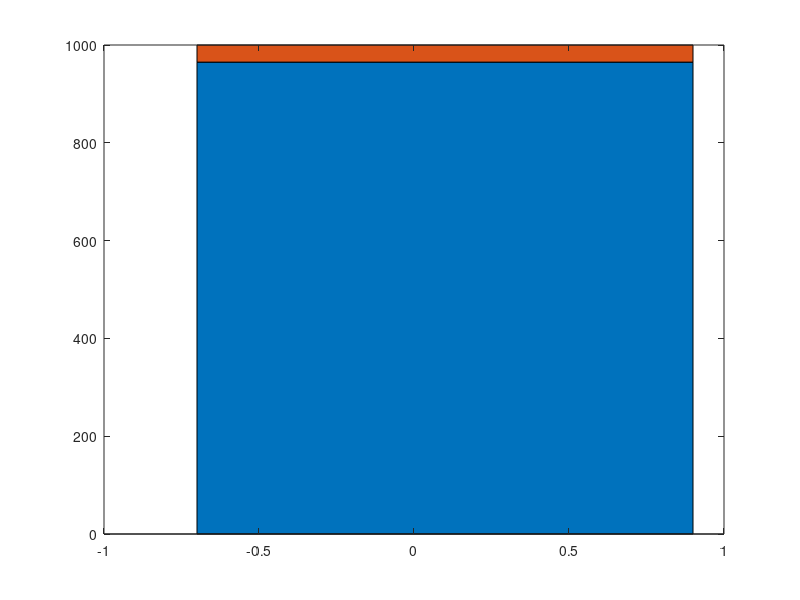

Here is the MATLAB script that generated this plot: (Note: this script raises an error after producing the figure.)
%%CO02 Gareth Everton

tic %Start MATLAB timer

%Exercise 4: Nulcear Decay

function [x, y, z] = evaluateDecayEvent(t, aX, aY, x0)
    x = x0 * exp(-aX * t);
    if aX == aY
        y = x0 * aY * t * exp(-aY * t);
    else
        y = x0 * aX * ((exp(-aX * t) - exp(-aY * t)) / (aY - aX));
    end
    z = x0 - x- y;
end

function [t, x, y, z]  = executeNuclearDecay(tF, dt, tX, tY, x0)
    aX = log(2)/tX;
    aY = log(2)/tY;
    count = ceil(tF/dt) + 1;
    t = zeros(1,count);
    x = zeros(1,count);
    y = zeros(1,count);
    z = zeros(1,count);
    x(1) = x0;
    for i = 1 : count
        [x(i+1), y(i+1), z(i+1)] = evaluateDecayEvent(i * dt, aX, aY, x0);
        t(i+1) = i * dt;
    end
end

function [x, y, z] = nuclearDecayStep(x, y, z, dt, ax, ay)
    px = 1 - exp(-ax * dt);
    py = 1 - exp(-ay * dt);
    dx = 0;
    dy = 0;
    for i = 1 : x
        if px > rand()
            dx = dx + 1;
        end
    end
    for j = 1 : y
        if py > rand()
            dy = dy + 1;
        end
    end
    z = z + dy;
    y = y + dx - dy;
    x = x - dx;
end


%Start of Main block 

fileID = fopen('GE_CO02_Output.csv', 'w'); %open File for data output

%HALF_LIFE_X = input("Half life of element X (Years): ");
%HALF_LIFE_Y = input("Half life of element Y (Years): ");

HALF_LIFE_X = 2;
HALF_LIFE_Y = 16;

[t, x, y, z] = executeNuclearDecay(50, 1, HALF_LIFE_X, HALF_LIFE_Y, 1000); %Run the first nuclear decay with analytical solutions

%Output Data to file
fprintf(fileID, '%s', ["t, x, y, z",newline]);
for i = 1 : length(t)
    fprintf(fileID, '%s', [num2str(t(i)), ', ', num2str(x(i), 3), ', ', num2str(y(i), 3), ', ', num2str(z(i), 3), newline]);
end


%Plot X,Y,Z on a graph to visualise data for the analytical solution
plot(t, x, 'b-');
hold on;
plot(t, y, 'r-');
plot(t, z, 'g-');
hold off;

pause(10);
%Now for the animation / time step probabilistic approach


%Initialise variables
ax = log(2) / HALF_LIFE_X;
ay = log(2) / HALF_LIFE_Y;
STEP = 0.1;
N = 50;
x = 1000;
y = 0;
z = 0;

%And execute loop N / step times, in this case 500 times
for i = 1 : N / STEP
    [x, y, z] = nuclearDecayStep(x, y, z, STEP, ax, ay); %Run the decay probabilites on current population values;

    %plot on a graph
    bar(i * STEP, [x, y, z], "stacked");

    xleg = "X: " + num2str(x);
    yleg = "Y: " + num2str(y);
    zleg = "Z: " + num2str(z);
    legend(xleg, yleg, zleg);

    %Add the pause to control animation speed
    pause(0.05);
end


fclose(fileID);

timeVal = toc;
disp(["Time Elapsed: ", timeVal]) %Print Time Elapsed



